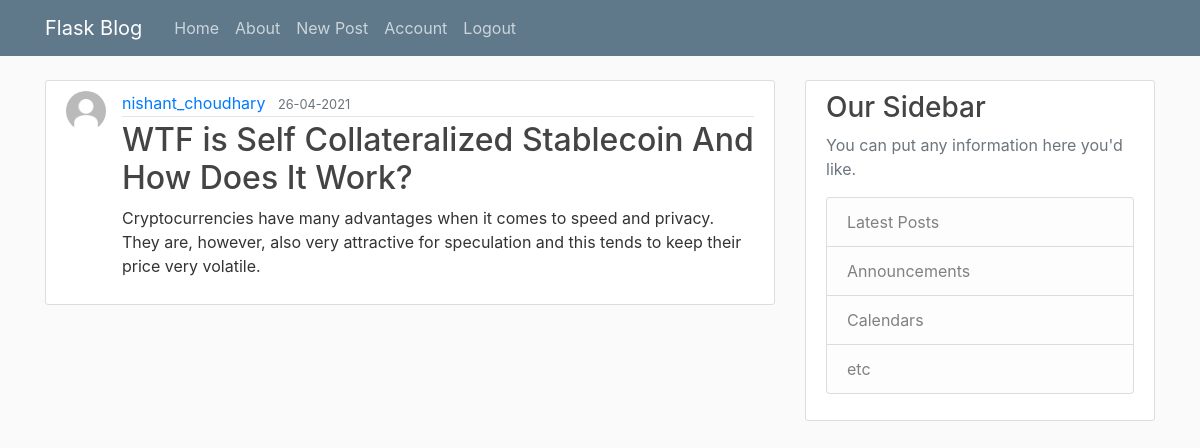
The app's page /post/2 (signed in) with its own data.
### flaskblog/models.py (models this page shows, shortened)
class User(db.Model, UserMixin):
    id = db.Column(db.Integer, primary_key=True)
    username = db.Column(db.String(20), unique=True, nullable=False)
    email = db.Column(db.String(120), unique=True, nullable=False)
    password = db.Column(db.String(60), nullable=False)
    image_file = db.Column(db.String(20), nullable=False, default="default.jpg")
    posts = db.relationship("Post", backref="author", lazy=True)

class Post(db.Model):
    id = db.Column(db.Integer, primary_key=True)
    title = db.Column(db.String(100), nullable=False)
    date_posted = db.Column(db.DateTime, nullable=False, default=datetime.utcnow)
    content = db.Column(db.Text, nullable=False)
    user_id = db.Column(db.Integer, db.ForeignKey("user.id"), nullable=False)

### flaskblog/posts/routes.py (the view)
@posts.route("/post/<int:post_id>")
@login_required
def post(post_id):
    post = Post.query.get_or_404(post_id)
    return render_template("post.html", title=post.title, post=post)

### flaskblog/models.py (called while the page is built)
@login_manager.user_loader
def load_user(user_id):
    return User.query.get(int(user_id))

### flaskblog/templates/post.html (shortened to what this page needs)
{% extends "layout.html" %}
{% block content %}
<article class="media content-section">
  <img
    style="width: 40px; height: 40px"
    class="rounded-circle article-img"
    src="{{ url_for('static',filename='profile_pics/'+post.author.image_file) }}"
  />
  <div class="media-body">
    <div class="article-metadata">
      <a class="mr-2" href="{{ url_for('users.user_posts',username=post.author.username)}}">{{ post.author.username }}</a>
      <small class="text-muted"
        >{{ post.date_posted.strftime('%d-%m-%Y') }}</small
      >
    </div>
    <h2>{{ post.title }}</h2>
    <p class="article-content">{{ post.content }}</p>
  </div>
</article>
{% endblock content %}

### flaskblog/static/main.css (style rules this page uses)
body { background: #fafafa; color: #333333; margin-top: 5rem; }
h1, h2, h3, h4, h5, h6 { color: #444444; }
a { text-decoration: none; }
.content-section { background: #ffffff; padding: 10px 20px; border: 1px solid #dddddd; border-radius: 3px; margin-bottom: 20px; }
.article-content { white-space: pre-line; }
.article-img { height: 65px; width: 65px; margin-right: 16px; }
.article-metadata { padding-bottom: 1px; margin-bottom: 4px; border-bottom: 1px solid #e3e3e3 }

### records on screen
User: image_file (placeholder picture), author.username "nishant_choudhary"
Post: date_posted "26-04-2021", title "WTF is Self Collateralized Stablecoin And How Does It Work?", content "Cryptocurrencies have many advantages when it comes to speed and privacy. They are, however, also very attractive for speculation and this tends to keep their price very volatile."
